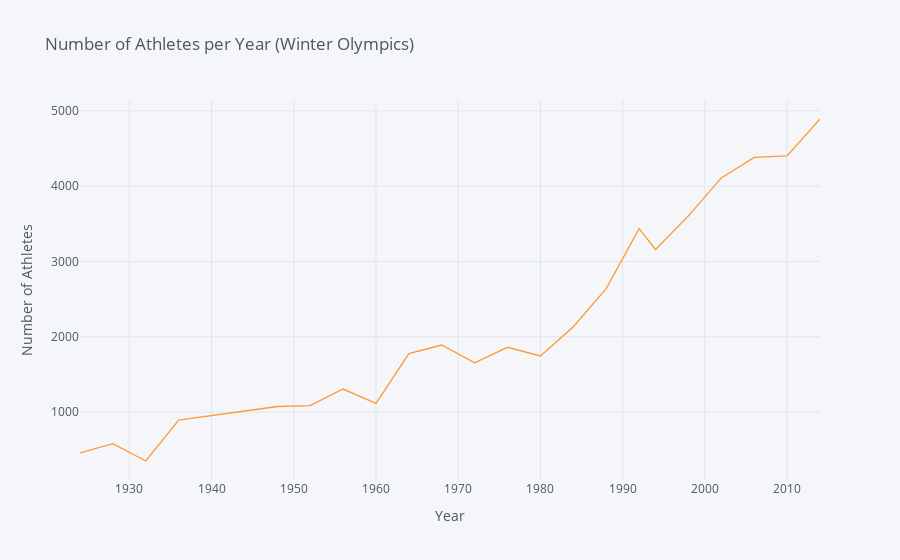

The notebook cell this image was saved under:
### Code cell
olympics[olympics['Season']=='Winter'].groupby(["Year"]).size().iplot(title='Number of Athletes per Year (Winter Olympics)',yTitle='Number of Athletes',xTitle='Year')

### Figure 1 — Plotly figure (JSON) as saved in the notebook; plotly's stock layout.template omitted (floating-point values rounded to 4 significant figures)
{"data": [{"line": {"color": "rgba(255, 153, 51, 1.0)", "dash": "solid", "shape": "linear", "width": 1.3}, "mode": "lines", "name": "None", "text": "", "type": "scatter", "x": [1924, 1928, 1932, 1936, 1948, 1952, 1956, 1960, 1964, 1968, 1972, 1976, 1980, 1984, 1988, 1992, 1994, 1998, 2002, 2006, 2010, 2014], "y": [460, 582, 352, 895, 1075, 1088, 1307, 1116, 1778, 1891, 1655, 1861, 1746, 2134, 2639, 3436, 3160, 3605, 4109, 4382, 4402, 4891]}], "layout": {"legend": {"bgcolor": "#F5F6F9", "font": {"color": "#4D5663"}}, "paper_bgcolor": "#F5F6F9", "plot_bgcolor": "#F5F6F9", "title": {"font": {"color": "#4D5663"}, "text": "Number of Athletes per Year (Winter Olympics)"}, "xaxis": {"gridcolor": "#E1E5ED", "showgrid": true, "tickfont": {"color": "#4D5663"}, "title": {"font": {"color": "#4D5663"}, "text": "Year"}, "zerolinecolor": "#E1E5ED"}, "yaxis": {"gridcolor": "#E1E5ED", "showgrid": true, "tickfont": {"color": "#4D5663"}, "title": {"font": {"color": "#4D5663"}, "text": "Number of Athletes"}, "zerolinecolor": "#E1E5ED"}}}
